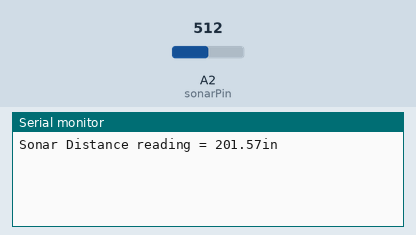
Recording of a sketch running on a simulated Arduino Uno, built with avr-gcc and run on an emulated ATmega328P. Parts: the last lines printed to the serial monitor. The test bench sets the inputs (shaded band); at power-on: A2 (sonarPin) = 512.

Above: at 1.2 s.
1.3 s: A2 (sonarPin) set to 716
At 2.0 s:
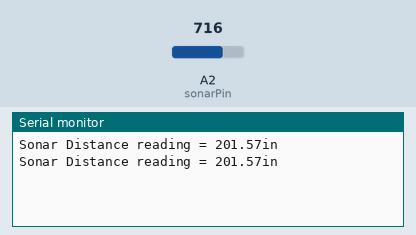
2.8 s: A2 (sonarPin) set to 900
At 3.8 s:
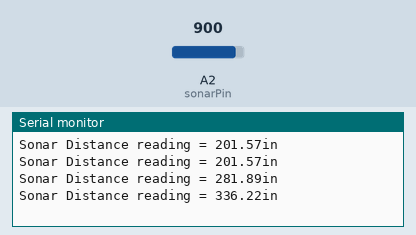
Timing chart, 0 to 5.8 s (numbered marks = the images above; inputs shaded):
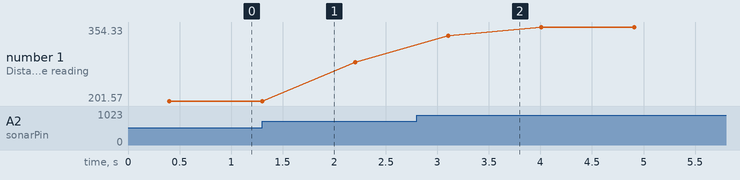

The sketch:

ultrasonic_test.ino
```cpp
/*
 * Ultrasonic Test, based off of IR Distance Test
 * http://www.maxbotix.com/documents/MB1030_Datasheet.pdf
 */

int sonarPin = 2;
int sonarReading;

void setup(void) {
  Serial.begin(9600);
}

void loop(void) {
  sonarReading = 0;
  for (int i=0; i<8; i++) {
    sonarReading += analogRead(sonarPin);
    delay(50);
  }
  sonarReading /= 8;

  Serial.print("Sonar Distance reading = ");
  Serial.print(sonarReading / 2.54); // This sensor gives us cm
  Serial.println("in");
  delay(500);
}
```

Measured:
- after the input at 2.8 s, the serial monitor: prints a new line after 0.31 s (image 2)
- plotted number 1: 201.57 → 281.89 after the input at 1.3 s, 281.89 → 354.33 after the input at 2.8 s
